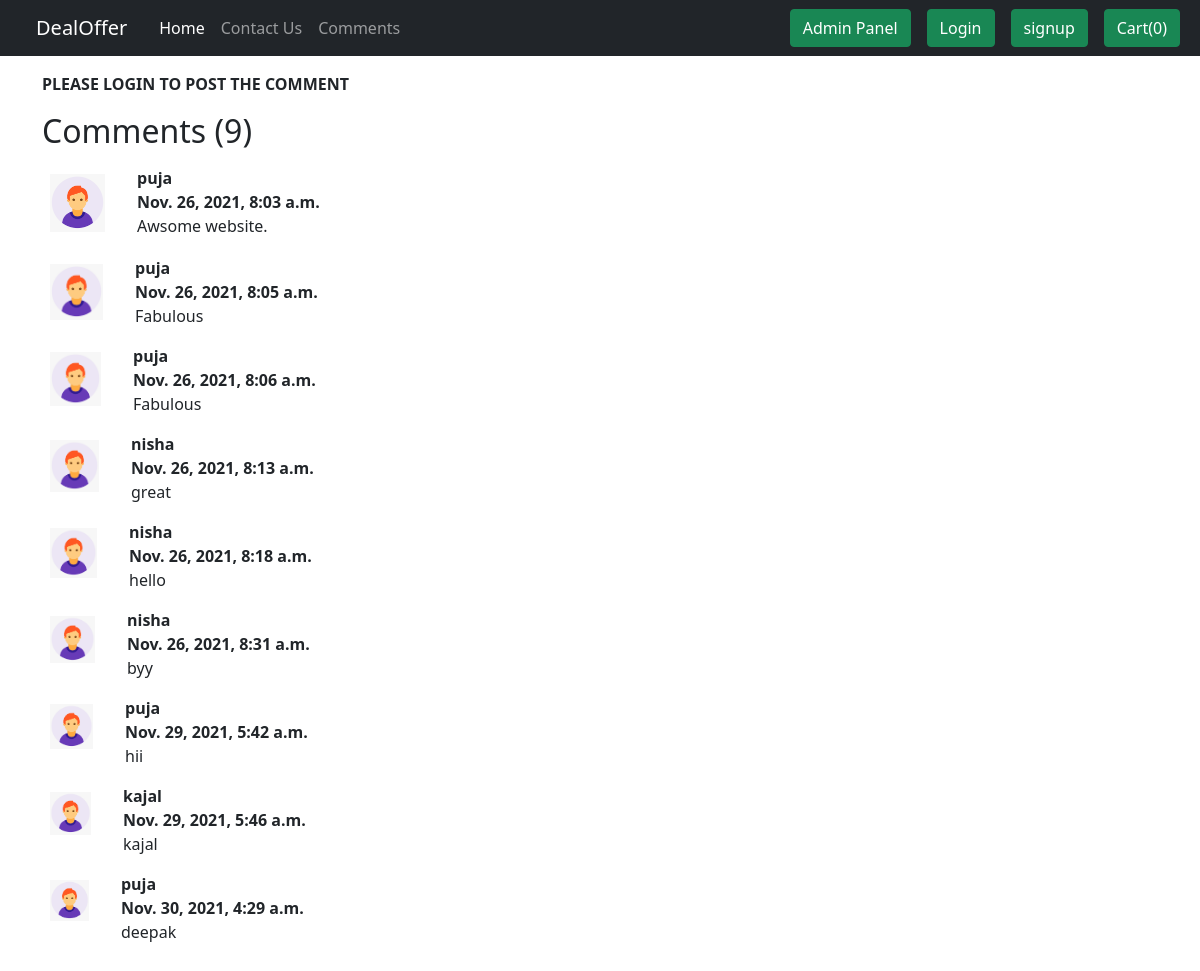
The app's page /shop/comment with its own data.
### shop/models.py (models this page shows, shortened)
class Comment(models.Model):
    sno= models.AutoField(primary_key=True)
    comments=models.TextField()
    user=models.ForeignKey(User, on_delete=models.CASCADE)
    parent=models.ForeignKey('self',on_delete=models.CASCADE, null=True )
    timestamp= models.DateTimeField(default=now)

### shop/views.py (the view)
# urls.py: path('comment',views.comments,name="comment"),
def comments(request):
    if request.method=="POST":
        comments=request.POST.get('comment')
        user=request.user
        comment=Comment(comments=comments,user=user)
        comment.save()
        messages.info(request,"Comment Succesfully Added")
    text=Comment.objects.all
    return render(request,'comment.html',{'comments':text})

### shop/templates/comment.html
{%extends 'base.html' %}
{% block body%}
{% load static %}
{%if user.is_authenticated %}
<div class="container my-3">
    <form action="/shop/comment" method="post">
        {% csrf_token %}
        <div class="mb-3">
            <label for="comment" class="form-label">Post Comment</label>
            <input type="text" class="form-control" id="comment" name="comment" placeholder="Enter comment here">
        </div>
        <div class="mb-3">
            <button type="submit" class="btn btn-primary">Submit</button>
          </div>
       </form>
        </div>
{%else%}
    <div class="container my-3">
        <P><b>PLEASE LOGIN TO POST THE COMMENT</b></P>
    </div>
{%endif%}
<div class="container">
    <h2>Comments ({{comments.count}})</h2>
    {% for comment in comments%}
    <div class="row my-3">
        <div class="col-md-1">
            <img class="rounded mx-auto d-block w-100 p-2" src="{%static '/img/user1.png' %}" alt="user">
        </div>
        <div class="col-md-11">
        <div><b>{{comment.user}} </b> </div>
        <div ><b>{{comment.timestamp}}</b></div>
        <div>
            {{comment.comments}}
        </div>
        </div>
{%endfor%}
    </div>
{%endblock%}

### records on screen
Comment: user "puja", timestamp "Nov. 26, 2021, 8:03 a.m.", comments "Awsome website."
Comment: user "puja", timestamp "Nov. 26, 2021, 8:05 a.m.", comments "Fabulous"
Comment: user "puja", timestamp "Nov. 26, 2021, 8:06 a.m.", comments "Fabulous"
Comment: user "nisha", timestamp "Nov. 26, 2021, 8:13 a.m.", comments "great"
Comment: user "nisha", timestamp "Nov. 26, 2021, 8:18 a.m.", comments "hello"
Comment: user "nisha", timestamp "Nov. 26, 2021, 8:31 a.m.", comments "byy"
Comment: user "puja", timestamp "Nov. 29, 2021, 5:42 a.m.", comments "hii"
Comment: user "kajal", timestamp "Nov. 29, 2021, 5:46 a.m.", comments "kajal"
Comment: user "puja", timestamp "Nov. 30, 2021, 4:29 a.m.", comments "deepak"

### other values on screen
{{ comments.count }} "9"
